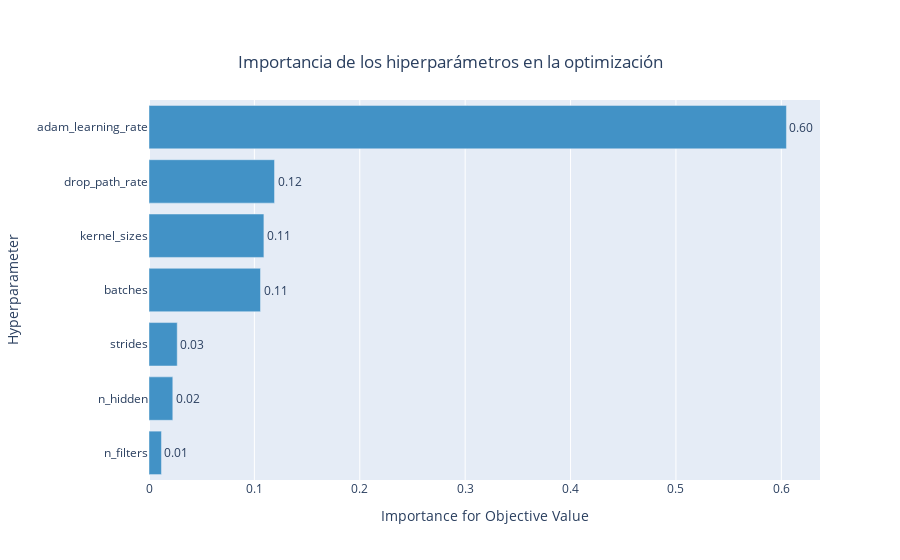

Notebook cell for this chart:
### Markdown cell above
# Graficas obetenidas de la optimización

### Code cell
# import plotly.io as pio
fig = optuna.visualization.plot_param_importances(study_GRU)
# pio.write_image(fig, 'nombre_del_archivo.png')
config = {
  'toImageButtonOptions': {
    'format': 'png', # one of png, svg, jpeg, webp
    'filename': 'custom_image',
    'height': 500,
    'width': 1000,
    'scale':4 # Multiply title/legend/axis/canvas sizes by this factor
  }
}
fig.update_layout(title={
                    'text':"Importancia de los hiperparámetros en la optimización",
                    'x':0.5, #Centrar el título horizontalmente
                    'y':0.90, #Posicionar el título en la parte superior
                    'xanchor': 'center',
                    'yanchor': 'top'})
fig.show( config=config)

### Figure 1 — Plotly figure (JSON) as saved in the notebook; plotly's stock layout.template omitted (floating-point values rounded to 4 significant figures)
{"data": [{"cliponaxis": false, "hovertemplate": ["n_filters (IntDistribution): 0.011823145820437045<extra></extra>", "n_hidden (CategoricalDistribution): 0.02258649753182109<extra></extra>", "strides (IntDistribution): 0.026797008464355728<extra></extra>", "batches (IntDistribution): 0.105796998263723<extra></extra>", "kernel_sizes (CategoricalDistribution): 0.10902629414192193<extra></extra>", "drop_path_rate (FloatDistribution): 0.1191003223964468<extra></extra>", "adam_learning_rate (FloatDistribution): 0.6048697333812945<extra></extra>"], "marker": {"color": "rgb(66,146,198)"}, "orientation": "h", "text": ["0.01", "0.02", "0.03", "0.11", "0.11", "0.12", "0.60"], "textposition": "outside", "type": "bar", "x": [0.01182, 0.02259, 0.0268, 0.1058, 0.109, 0.1191, 0.6049], "y": ["n_filters", "n_hidden", "strides", "batches", "kernel_sizes", "drop_path_rate", "adam_learning_rate"]}], "layout": {"showlegend": false, "title": {"text": "Importancia de los hiperparámetros en la optimización", "x": 0.5, "xanchor": "center", "y": 0.9, "yanchor": "top"}, "xaxis": {"title": {"text": "Importance for Objective Value"}}, "yaxis": {"title": {"text": "Hyperparameter"}}}}
